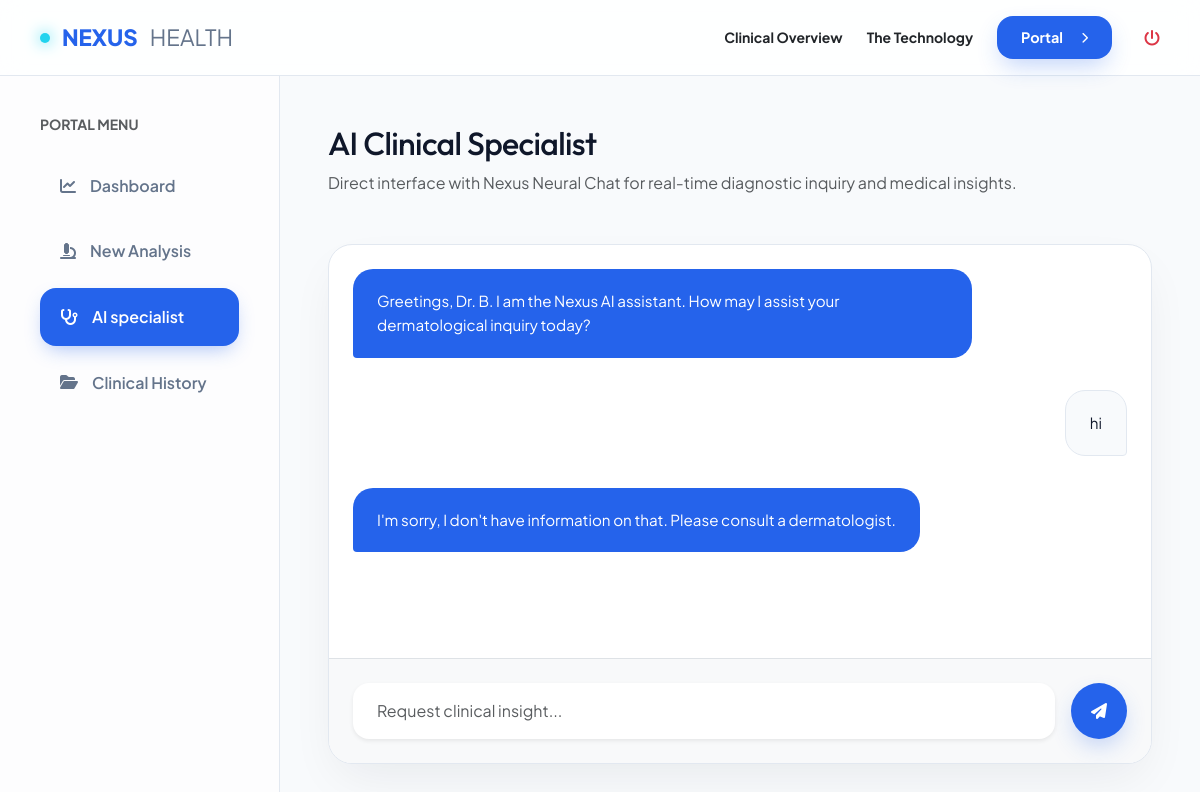
Page /chatbot (signed in) on the committed database.
### app.py (models this page shows)
class User(db.Model, UserMixin):
    id = db.Column(db.Integer, primary_key=True)
    name = db.Column(db.String(100), nullable=False)
    email = db.Column(db.String(100), unique=True, nullable=False)
    password = db.Column(db.String(255), nullable=False)
    predictions = db.relationship('Prediction', backref='owner', lazy=True)
    chats = db.relationship('Chat', backref='owner', lazy=True)

class Chat(db.Model):
    id = db.Column(db.Integer, primary_key=True)
    user_id = db.Column(db.Integer, db.ForeignKey('user.id'), nullable=False)
    message = db.Column(db.Text, nullable=False)
    response = db.Column(db.Text, nullable=False)
    timestamp = db.Column(db.DateTime, default=datetime.utcnow)

### app.py (the view, shortened to what this page needs)
@app.route('/chatbot', methods=['GET', 'POST'])
@login_required
def chatbot():
    chats = Chat.query.filter_by(user_id=current_user.id).order_by(Chat.timestamp.asc()).all()
    return render_template('dashboard/chatbot.html', chats=chats)

### app.py (called while the page is built)
@login_manager.user_loader
def load_user(user_id):
    return User.query.get(int(user_id))

### templates/dashboard/chatbot.html (shortened to what this page needs)
{% extends 'base.html' %}
{% block content %}
<div class="portal-layout">
    <aside class="portal-sidebar">
        <div class="mb-5 px-3">
            <h6 class="text-uppercase small fw-bold text-muted mb-4">Portal Menu</h6>
            <a href="{{ url_for('dashboard') }}" class="sidebar-link">
                <i class="fas fa-chart-line"></i> Dashboard
            </a>
            <a href="{{ url_for('predict') }}" class="sidebar-link">
                <i class="fas fa-microscope"></i> New Analysis
            </a>
            <a href="{{ url_for('chatbot') }}" class="sidebar-link active">
                <i class="fas fa-stethoscope"></i> AI specialist
            </a>
            <a href="{{ url_for('history') }}" class="sidebar-link">
                <i class="fas fa-folder-open"></i> Clinical History
            </a>
        </div>
    </aside>
    <main class="p-4 p-lg-5">
        <div class="mb-5">
            <h1 class="h2">AI Clinical Specialist</h1>
            <p class="text-muted">Direct interface with Nexus Neural Chat for real-time diagnostic inquiry and medical
                insights.</p>
        </div>
        <div class="nexus-card p-0 overflow-hidden d-flex flex-column" style="height: 65vh; background: #ffffff;">
            <div id="chatContainer" class="p-4 flex-grow-1"
                style="overflow-y: auto; display: flex; flex-direction: column; gap: 1rem;">
                <div class="bubble bubble-physician animate-up">
                    <p class="mb-0">Greetings, Dr. {{ current_user.name.split(' ')[0] }}. I am the Nexus AI assistant.
                        How may I assist your dermatological inquiry today?</p>
                </div>
                {% for chat in chats %}
                <div class="bubble bubble-user animate-up">
                    <p class="mb-0">{{ chat.message }}</p>
                </div>
                <div class="bubble bubble-physician animate-up">
                    <p class="mb-0">{{ chat.response }}</p>
                </div>
                {% endfor %}
            </div>
            <div class="p-4 bg-light border-top">
                <form id="chatForm" class="d-flex gap-3">
                    <input type="text" id="userInput" class="form-control py-3 px-4 border-0 shadow-sm rounded-4"
                        placeholder="Request clinical insight..." required>
                    <button type="submit"
                        class="btn-clinical rounded-circle p-0 d-flex align-items-center justify-content-center"
                        style="width: 56px; height: 56px; flex-shrink: 0;">
                        <i class="fas fa-paper-plane"></i>
                    </button>
                </form>
            </div>
        </div>
    </main>
</div>
{% endblock %}

### static/css/modern.css (style rules this page uses)
:root { --primary: #2563eb; --primary-soft: rgba(37, 99, 235, 0.1); --secondary: #0ea5e9; --accent: #22d3ee; --medical-bg: #f8fafc; --medical-surface: #ffffff; --medical-text: #0f172a; --medical-text-muted: #64748b; --medical-border: #e2e8f0; --medical-success: #10b981; --medical-danger: #ef4444; --medical-warning: #f59e0b; --glass: rgba(255, 255, 255, 0.85); --shadow-premium: 0 20px 50px -12px rgba(15, 23, 42, 0.08); --transition: all 0.4s cubic-bezier(0.4, 0, 0.2, 1); }
* { margin: 0; padding: 0; box-sizing: border-box; }
body { font-family: 'Plus Jakarta Sans', sans-serif; background: var(--medical-bg); color: var(--medical-text); line-height: 1.6; }
h1, h2, h3, h4 { font-family: 'Outfit', sans-serif; font-weight: 700; letter-spacing: -0.02em; }
.nexus-card { background: var(--medical-surface); border: 1px solid var(--medical-border); border-radius: 24px; padding: 2.5rem; box-shadow: var(--shadow-premium); transition: var(--transition); position: relative; overflow: hidden; }
.portal-layout { display: grid; grid-template-columns: 280px 1fr; min-height: 100vh; }
.portal-sidebar { background: #fdfdfe; border-right: 1px solid var(--medical-border); padding: 2.5rem 1.5rem; display: flex; flex-direction: column; }
.sidebar-link { display: flex; align-items: center; gap: 14px; padding: 16px 20px; color: var(--medical-text-muted); text-decoration: none; border-radius: 16px; font-weight: 600; transition: var(--transition); margin-bottom: 8px; }
.sidebar-link:hover, .sidebar-link.active { background: var(--primary); color: white; box-shadow: 0 8px 20px -6px rgba(37, 99, 235, 0.4); }
.btn-clinical { background: var(--primary); color: white; padding: 14px 32px; border-radius: 16px; font-weight: 700; border: none; cursor: pointer; transition: var(--transition); text-decoration: none; display: inline-flex; align-items: center; gap: 10px; box-shadow: 0 10px 25px -5px rgba(37, 99, 235, 0.3); }
.bubble { max-width: 80%; padding: 1.25rem 1.5rem; border-radius: 20px; font-size: 0.95rem; margin-bottom: 1rem; }
.bubble-physician { background: var(--primary); color: white; align-self: flex-start; border-bottom-left-radius: 4px; }
.bubble-user { background: var(--medical-bg); color: var(--medical-text); align-self: flex-end; border-bottom-right-radius: 4px; border: 1px solid var(--medical-border); }
.animate-up { animation: slideUp 0.8s cubic-bezier(0.4, 0, 0.2, 1) forwards; }

### rows in the picture
User: name "B"
Chat: message "hi", response "I'm sorry, I don't have information on that. Please consult a dermatologist."
